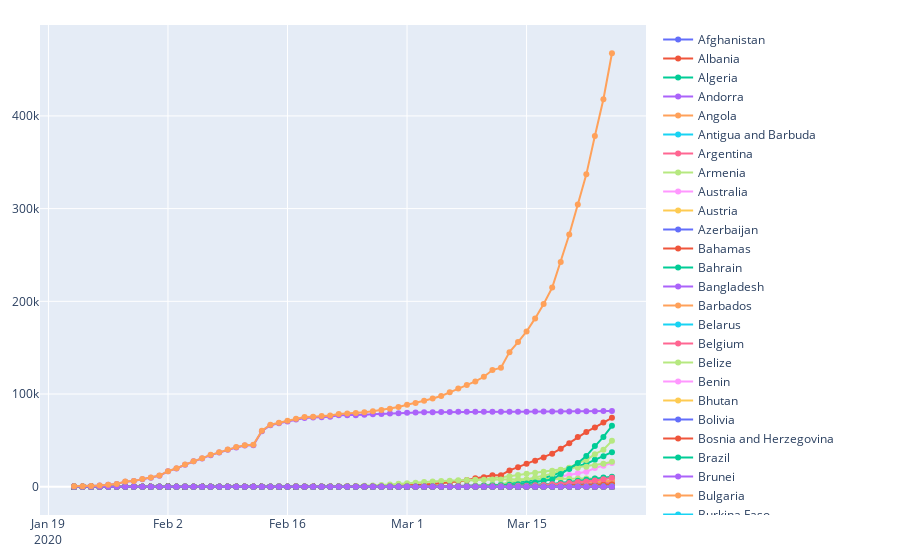

Notebook cell for this chart:
### Code cell
fig = go.Figure()
for i in cntry_li:
    fig.add_trace(go.Scatter(x=c_df["Date"],y=c_df[i],mode='lines+markers',name=i))
fig.update_layout(
    margin=dict(l=30, r=20, t=25, b=25),

)  
#fig.update_layout(yaxis_type="log")
fig.show()
